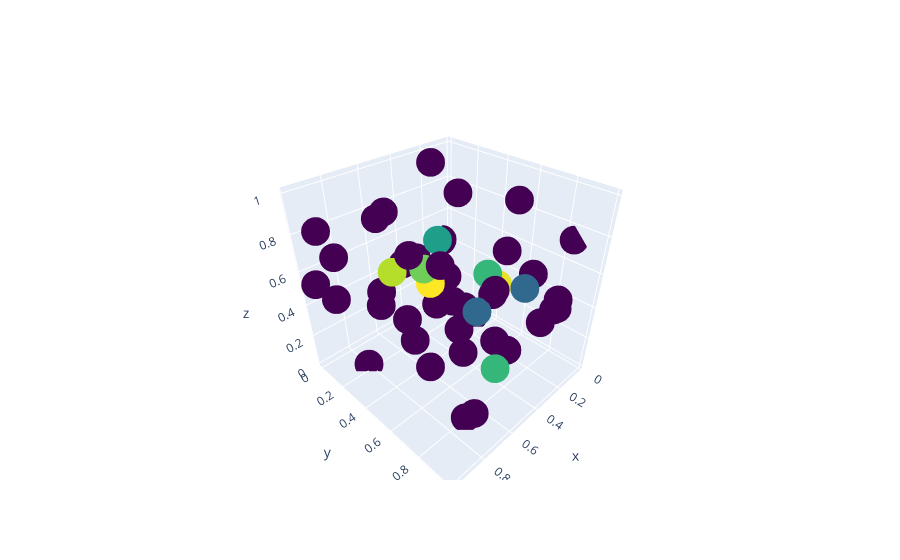

The code cell stored with this chart in its notebook:
### Markdown cell above
Well, looking at the 5 deepest points is interesting, but it's a lot more meaningful visually.

### Code cell
bd.plot_depths()
